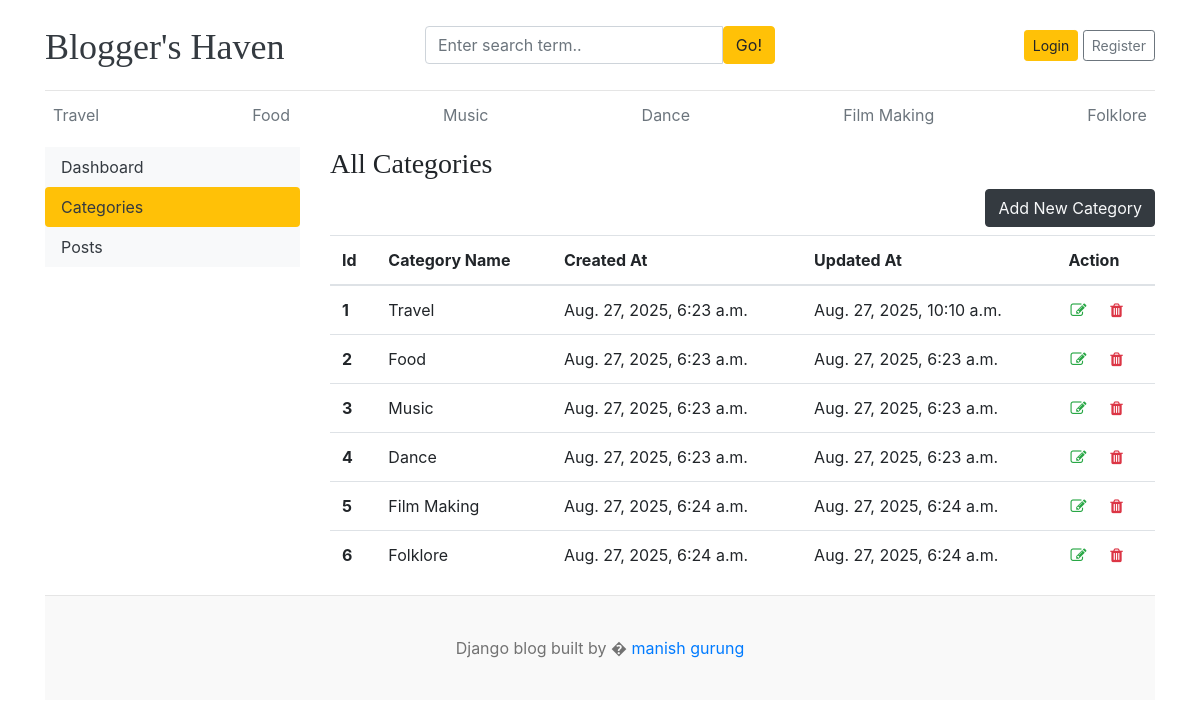
/dashboard/categories/, run on the app's committed database.
### blogs/models.py (models this page shows, shortened)
class Category(models.Model):
    Category_name = models.CharField(max_length=50, unique=True)
    created_at = models.DateTimeField(auto_now_add=True)
    updated_at = models.DateTimeField(auto_now=True)
    class Meta:
        verbose_name_plural = 'Categories'

### dashboard/views.py (the view)
# urls.py: path('categories/', views.categories, name='categories'),
def categories(request):
    return render(request, 'dashboard/categories.html')

### blogs/context_processors.py (called while the page is built)
def get_categories(request):
    categories= Category.objects.all()
    return dict(categories=categories)

### templates/dashboard/categories.html
{% extends 'base.html' %}
{% block content %}
<div class="row">
    {% include './leftsidebar.html' %}
    <div class="col-md-9">
        <h3>All Categories</h3>
        <a href="{% url 'add_categories' %}" class="btn btn-dark text-light float-right mb-2">Add New Category</a>
        <table class="table table-hover">
        <thead>
            <tr>
            <th>Id</th>
            <th>Category Name</th>
            <th>Created At</th>
            <th>Updated At</th>
            <th>Action</th>
            </tr>
        </thead>
        <tbody>
        {% for cat in categories %}
        <tr>
            <th>{{ forloop.counter }}</th>
            <td>{{ cat.Category_name }}</td>
            <td>{{ cat.created_at }}</td>
            <td>{{ cat.updated_at }}</td>
            <td>
                <a href="{% url 'edit_categories' cat.id %}"><i class="fa fa-edit text-success"></i></a> &nbsp;&nbsp;
                <a href="{% url 'delete_categories' cat.id %}"><i class="fa fa-trash text-danger"></i></a>
            </td>
        </tr>
        {% endfor %}
        </tbody>
        </table>
    </div>
</div>
{% endblock %}

### templates/header.html (shortened to what this page needs)
{% load static %}
<!DOCTYPE html>
<html lang="en">
<head>
    <link href="https://getbootstrap.com/docs/4.0/dist/css/bootstrap.min.css" rel="stylesheet">
    <link href="{% static 'css/blog.css' %}" rel="stylesheet">
    <link rel="stylesheet" href="https://cdnjs.cloudflare.com/ajax/libs/font-awesome/7.0.0/css/fontawesome.min.css" />
    <link rel="stylesheet" href="https://cdnjs.cloudflare.com/ajax/libs/font-awesome/4.7.0/css/font-awesome.min.css">
  </head>
<body>
    <div class="container">
      <header class="blog-header py-3">
        <div class="row flex-nowrap justify-content-between align-items-center">
          <div class="col-lg-4 pt-1">
            <a class="blog-header-logo text-dark" href="/">Blogger's Haven</a>
          </div>
          <div class="col-4">
            <form action="{% url 'search' %}" method="get">
              <div class="input-group">
                <input class="form-control" name="keyword" type="text" placeholder="Enter search term.." aria-label="Enter search term.."aria-describedby="button-search" />
                <button type="submit" class="btn btn-warning" id="button-search" type="button">Go!</button>
              </div>
            </form>
          </div>
          <div class="col-4 d-flex justify-content-end align-items-center">
            {% if not user.is_authenticated %}
            <a class="btn btn-sm btn-warning" href="{% url 'login' %}">Login</a> &nbsp;
            <a class="btn btn-sm btn-outline-secondary" href="{% url 'register' %}">Register</a>
              {% else %}
                <span><a href="{% url 'dashboard' %}" class="btn btn-warning">Dashboard</a></span> &nbsp;
                <span><a href="{% url 'logout' %}">Logout</a></span>
            {% endif %}
          </div>
        </div>
      </header>
      <div class="nav-scroller py-1 mb-2">
        <nav class="nav d-flex justify-content-between">
          {% for cat in categories %}
          <a class="p-2 text-muted" href="{% url 'posts_by_category' cat.id %}">{{ cat.Category_name }}</a>
          {% endfor %}
        </nav>
      </div>

### static/css/blog.css (style rules this page uses)
.blog-header { border-bottom: 1px solid #e5e5e5; }
.blog-header-logo { font-family: "Playfair Display", Georgia, "Times New Roman", serif; font-size: 2.25rem; }
h1, h2, h3, h4, h5, h6 { font-family: "Playfair Display", Georgia, "Times New Roman", serif; }

### data on the page
Category: Category_name "Travel", created_at "Aug. 27, 2025, 6:23 a.m.", updated_at "Aug. 27, 2025, 10:10 a.m."
Category: Category_name "Food", created_at "Aug. 27, 2025, 6:23 a.m.", updated_at "Aug. 27, 2025, 6:23 a.m."
Category: Category_name "Music", created_at "Aug. 27, 2025, 6:23 a.m.", updated_at "Aug. 27, 2025, 6:23 a.m."
Category: Category_name "Dance", created_at "Aug. 27, 2025, 6:23 a.m.", updated_at "Aug. 27, 2025, 6:23 a.m."
Category: Category_name "Film Making", created_at "Aug. 27, 2025, 6:24 a.m.", updated_at "Aug. 27, 2025, 6:24 a.m."
Category: Category_name "Folklore", created_at "Aug. 27, 2025, 6:24 a.m.", updated_at "Aug. 27, 2025, 6:24 a.m."
